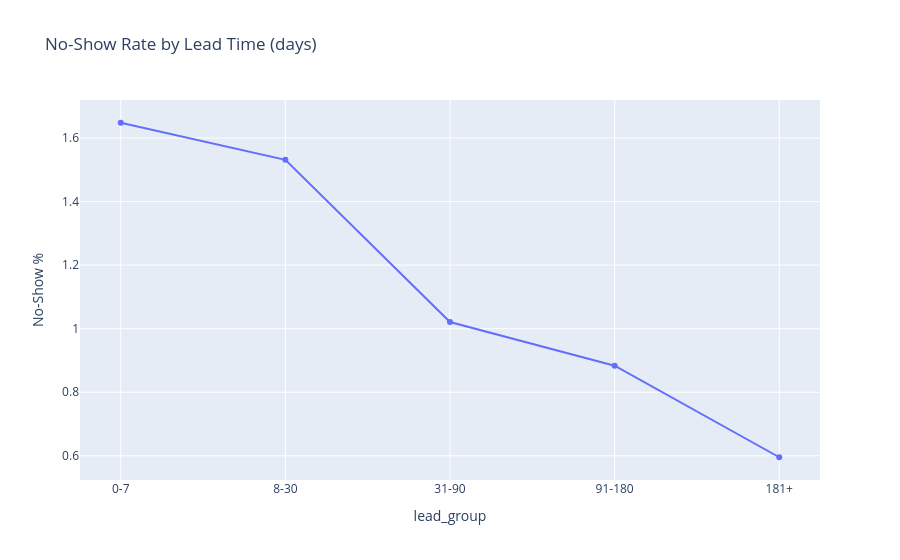

Notebook code for this chart:
### Code cell
#Is no-show due to lead time?
df["is_no_show"] = (df["reservation_status"] == "No-Show").astype(int)
df["lead_group"] = pd.cut(df["lead_time"], bins=[-1, 7, 30, 90, 180, float("inf")],
                          labels=["0-7", "8-30", "31-90", "91-180", "181+"])

noshow_rate = (df.groupby("lead_group", observed=True)["is_no_show"].mean() * 100
                 ).reset_index(name="No-Show %")

fig = px.line(noshow_rate, x="lead_group", y="No-Show %", markers=True,
              title="No-Show Rate by Lead Time (days)")
fig.show()
print(noshow_rate.round(2))

### Figure 1 — Plotly figure (JSON) as saved in the notebook; plotly's stock layout.template omitted (floating-point values rounded to 4 significant figures)
{"data": [{"hovertemplate": "lead_group=%{x}<br>No-Show %=%{y}<extra></extra>", "legendgroup": "", "line": {"color": "#636efa", "dash": "solid"}, "marker": {"symbol": "circle"}, "mode": "lines+markers", "name": "", "orientation": "v", "showlegend": false, "type": "scatter", "x": ["0-7", "8-30", "31-90", "91-180", "181+"], "xaxis": "x", "y": [1.648, 1.531, 1.021, 0.8835, 0.5954], "yaxis": "y"}], "layout": {"legend": {"tracegroupgap": 0}, "title": {"text": "No-Show Rate by Lead Time (days)"}, "xaxis": {"anchor": "y", "domain": [0, 1], "title": {"text": "lead_group"}}, "yaxis": {"anchor": "x", "domain": [0, 1], "title": {"text": "No-Show %"}}}}
